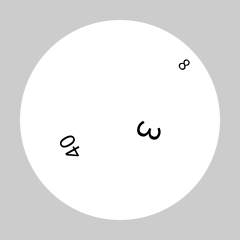
Frame 1 (no input)
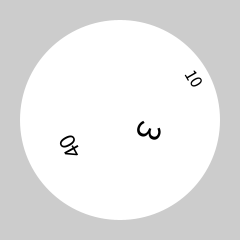
Frame 60 (the mouse pressed at the canvas centre just before this capture)
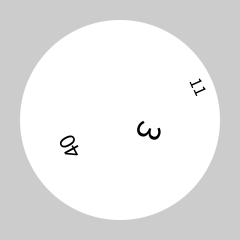
Frame 120 (the mouse held since frame 60 and released just before this capture)

The Processing sketch that drew these frames (run headless with seeded random() and noise(); from frame 60 on, the mouse is pressed at the canvas centre):

// Processing sketch: processing_16167
// ── processing_16167.pde


AnalogClock analogClock;
 
void setup() {
  size(240, 240);
  smooth();
  analogClock = new AnalogClock(width/2, height/2);
}
 
void draw() {
  background(204);
  analogClock.getTime();
  analogClock.display();
}
 
class AnalogClock extends Clock {
  float x, y;
   
  AnalogClock(float _x, float _y) {
    x = _x;
    y = _y;
  }
   
  void getTime() {
    super.getTime();
  }
   
  void display() {
    //盤
    noStroke();
    fill(255);
    ellipse (x, y, 200, 200);
    //文字の設定
    fill(0);
    textAlign(CENTER);
    //時
    pushMatrix();
    translate(width/2, height/2);
    rotate((h + m/60.0) % 12 * TWO_PI/12);
    textSize(36);
    text(h, 0, -20);
    popMatrix();
    //分
    pushMatrix();
    translate(width/2, height/2);
    rotate((m + s/60.0) * TWO_PI/60);
    textSize(24);
    text(m, 0, -50);
    popMatrix();
    //秒
    pushMatrix();
    translate(width/2, height/2);
    rotate(s * TWO_PI/60);
    textSize(18);
    text(s, 0, -80);
    popMatrix();
  }
}
 
class Clock {
  int h, m, s;
  Clock() {
  }
   
  void getTime() {
    h = hour();
    m = minute();
    s = second();
  }
}
